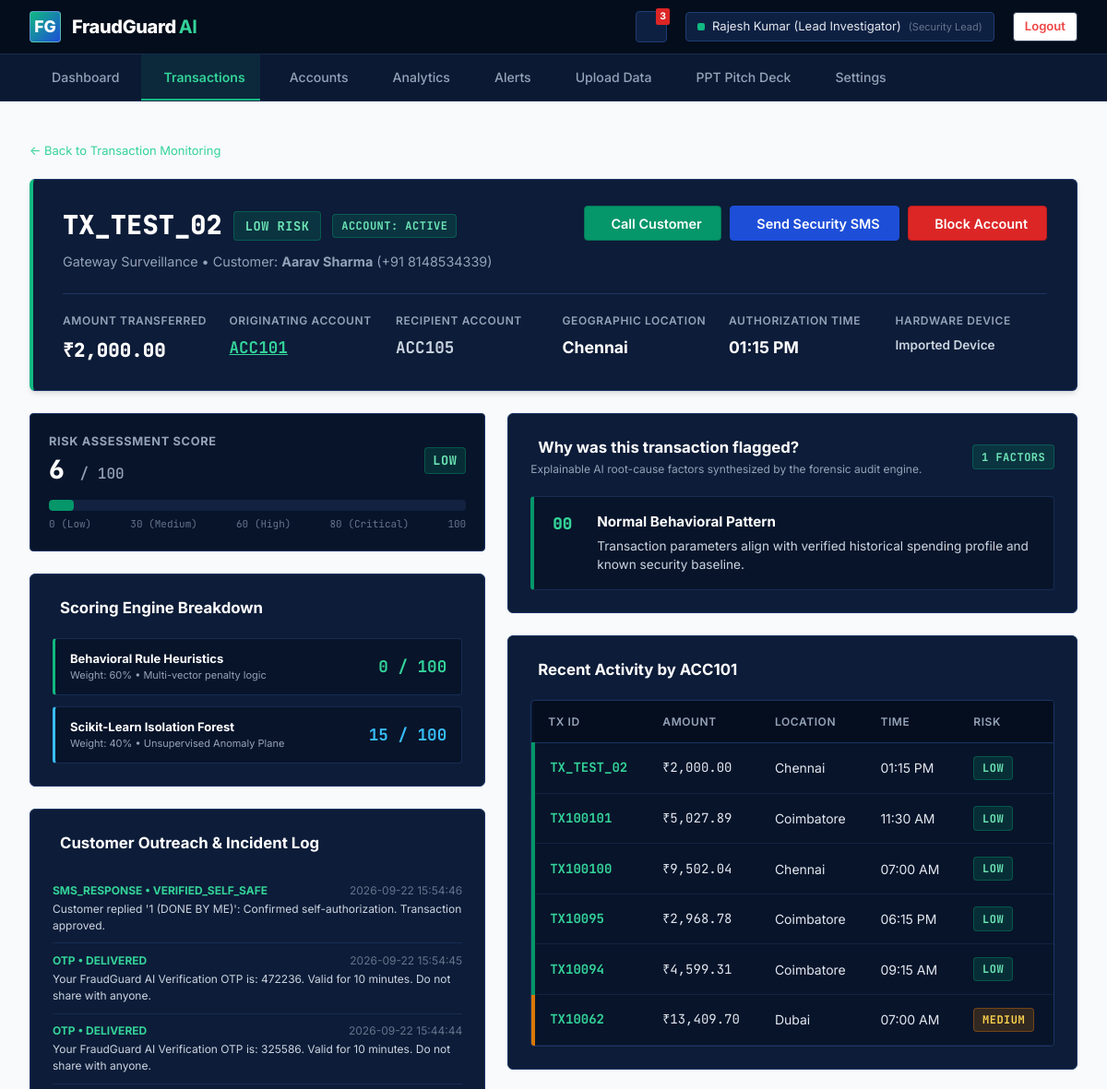
Page /transactions/TX_TEST_02 (signed in, upper part) on the earlier database version.
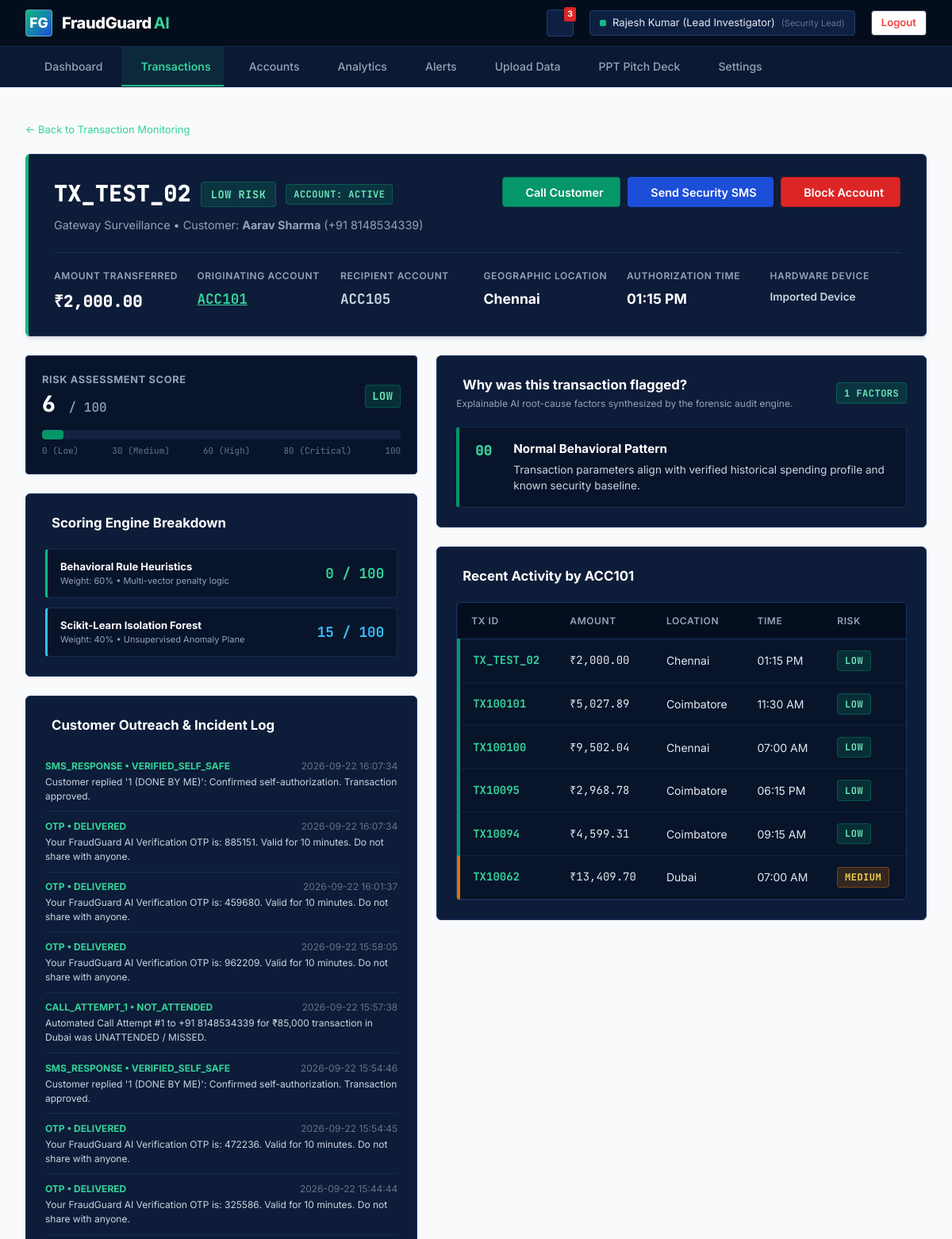
Same page on the later database version.
### tables this page shows
CREATE TABLE transactions (
            id INTEGER PRIMARY KEY AUTOINCREMENT,
            transaction_id TEXT UNIQUE NOT NULL,
            account_id TEXT NOT NULL,
            recipient_account_id TEXT,
            amount REAL NOT NULL,
            avg_amount REAL NOT NULL,
            location TEXT NOT NULL,
            time_str TEXT NOT NULL,
            device TEXT NOT NULL,
            new_device INTEGER DEFAULT 0,
            transactions_10min INTEGER DEFAULT 1,
            rule_score INTEGER DEFAULT 0,
            ml_score INTEGER DEFAULT 0,
            risk_score INTEGER DEFAULT 0,
            risk_level TEXT DEFAULT 'LOW',
            status TEXT DEFAULT 'NORMAL',
            flagged_reasons TEXT DEFAULT '[]',
            created_at TIMESTAMP DEFAULT CURRENT_TIMESTAMP
        );

CREATE TABLE customer_communications (
            id INTEGER PRIMARY KEY AUTOINCREMENT,
            account_id TEXT NOT NULL,
            transaction_id TEXT,
            type TEXT NOT NULL, -- CALL, SMS, WHATSAPP
            recipient_contact TEXT NOT NULL,
            message_content TEXT NOT NULL,
            status TEXT DEFAULT 'DELIVERED', -- SENT, DELIVERED, ANSWERED, CONFIRMED_FRAUD, CONFIRMED_SAFE
            response TEXT,
            created_at TIMESTAMP DEFAULT CURRENT_TIMESTAMP
        );

### app.py (the view)
@app.route('/transactions/<tx_id>')
@login_required
def transaction_details_view(tx_id):
    tx = get_transaction_by_id(tx_id)
    if not tx:
        flash(f'Transaction {tx_id} not found.', 'warning')
        return redirect(url_for('transactions_view'))
    account = get_account_profile(tx['account_id'])
    try:
        flagged_reasons = json.loads(tx['flagged_reasons']) if tx['flagged_reasons'] else []
    except Exception:
        flagged_reasons = []
    account_history = get_transactions_for_account(tx['account_id'])[:6]
    communications = get_communications_for_account(tx['account_id'])
    return render_template(
        'transaction_details.html',
        tx=tx,
        account=dict(account) if account else None,
        reasons=flagged_reasons,
        account_history=account_history,
        communications=communications
    )

### app.py (called while the page is built)
def login_required(f):
    @wraps(f)
    def decorated_function(*args, **kwargs):
        if 'user_id' not in session:
            if request.is_json or request.path.startswith('/api/'):
                return jsonify({'success': False, 'message': 'Authentication required. Please log in.'}), 401
            return redirect(url_for('login_view', next=request.url))
        return f(*args, **kwargs)
    return decorated_function

### database.py (called while the page is built)
def get_db_connection():
    os.makedirs(os.path.dirname(DB_PATH), exist_ok=True)
    conn = sqlite3.connect(DB_PATH, timeout=30.0)
    conn.row_factory = sqlite3.Row
    return conn

def get_account_profile(account_id):
    conn = get_db_connection()
    account = conn.execute('SELECT * FROM accounts WHERE account_id = ?', (account_id,)).fetchone()
    conn.close()
    return account

def get_communications_for_account(account_id):
    conn = get_db_connection()
    rows = conn.execute('SELECT * FROM customer_communications WHERE account_id = ? ORDER BY id DESC', (account_id,)).fetchall()
    conn.close()
    return [dict(r) for r in rows]

### templates/transaction_details.html (shortened to what the changed rows need)
{% extends "base.html" %}
{% block content %}
<div class="app-main-content">
    <div class="dashboard-hero-panel" style="margin-bottom: 1.5rem;">
        <div style="display: flex; justify-content: space-between; align-items: flex-start; flex-wrap: wrap; gap: 1rem;">
            <div>
                <div style="display: flex; align-items: center; gap: 0.75rem; margin-bottom: 0.4rem;">
                    <span class="mono" style="font-size: 1.8rem; font-weight: 800; color: #FFFFFF;">
                        {{ tx.transaction_id }}
                    </span>
                    <span class="risk-tag {{ tx.risk_level.lower() }}" style="font-size: 0.85rem; padding: 0.3rem 0.75rem;">
                        {{ tx.risk_level }} RISK
                    </span>
                    <span id="accountStatusBadge" class="risk-tag {% if account and account.status == 'BLOCKED' %}blocked{% else %}active{% endif %}">
                        ACCOUNT: {{ account.status if account else 'ACTIVE' }}
                    </span>
                </div>
            </div>
        </div>
        <div style="display: grid; grid-template-columns: repeat(6, 1fr); gap: 1rem; margin-top: 1.5rem; padding-top: 1.25rem; border-top: 1px solid #1A3464;">
            <div>
                <div class="metric-label">Amount Transferred</div>
                <div class="mono" style="font-size: 1.3rem; font-weight: 800; color: #FFFFFF;">
                    ₹{{ "{:,.2f}".format(tx.amount) }}
                </div>
            </div>
            <div>
                <div class="mono" style="font-size: 1.1rem; font-weight: 700;">
                    <a href="{{ url_for('account_details_view', account_id=tx.account_id) }}" style="color: #34D399; text-decoration: underline;">
                        {{ tx.account_id }}
                    </a>
                </div>
            </div>
            <div>
                <div class="metric-label">Recipient Account</div>
                <div class="mono" style="font-size: 1.1rem; font-weight: 700; color: #CBD5E1;">
                    {{ tx.recipient_account_id if tx.recipient_account_id else 'ACC105' }}
                </div>
            </div>
            <div>
                <div class="metric-label">Geographic Location</div>
                <div style="font-size: 1.1rem; font-weight: 700; color: #FFFFFF;">
                    {{ tx.location }}
                </div>
            </div>
            <div>
                <div class="metric-label">Authorization Time</div>
                <div style="font-size: 1.1rem; font-weight: 700; color: #FFFFFF;">
                    {{ tx.time_str }}
                </div>
            </div>
            <div>
                <div class="metric-label">Hardware Device</div>
                <div style="font-size: 0.85rem; font-weight: 600; color: #CBD5E1; word-break: break-word;">
                    {{ tx.device }}
                </div>
            </div>
        </div>
    </div>
    <div class="investigation-grid">
        <div>
            <div class="horizontal-risk-bar-container">
                <div class="risk-bar-meta">
                    <div>
                        <div style="font-size: 0.8rem; font-weight: 700; text-transform: uppercase; color: #94A3B8; letter-spacing: 0.05em;">
                            Risk Assessment Score
                        </div>
                        <div class="risk-score-display">
                            {{ tx.risk_score }} <span style="font-size: 1rem; color: #94A3B8; font-weight: 500;">/ 100</span>
                        </div>
                    </div>
                    <span class="risk-tag {{ tx.risk_level.lower() }}" style="font-size: 0.85rem;">
                        {{ tx.risk_level }}
                    </span>
                </div>
            </div>
            <div class="panel-card" style="margin-bottom: 1.5rem;">
                <div style="display: flex; flex-direction: column; gap: 0.75rem;">
                    <div style="background: #08142A; border: 1px solid #162C54; border-left: 3px solid #10B981; border-radius: 4px; padding: 0.75rem 1rem; display: flex; justify-content: space-between; align-items: center;">
                        <div>
                            <div style="font-size: 13px; font-weight: 700; color: #FFFFFF;">Behavioral Rule Heuristics</div>
                            <div style="font-size: 11px; color: #94A3B8;">Weight: 60% &bull; Multi-vector penalty logic</div>
                        </div>
                        <span class="mono" style="font-size: 1.1rem; font-weight: 700; color: #34D399;">
                            {{ tx.rule_score }} / 100
                        </span>
                    </div>
                    <div style="background: #08142A; border: 1px solid #162C54; border-left: 3px solid #38BDF8; border-radius: 4px; padding: 0.75rem 1rem; display: flex; justify-content: space-between; align-items: center;">
                        <div>
                            <div style="font-size: 13px; font-weight: 700; color: #FFFFFF;">Scikit-Learn Isolation Forest</div>
                            <div style="font-size: 11px; color: #94A3B8;">Weight: 40% &bull; Unsupervised Anomaly Plane</div>
                        </div>
                        <span class="mono" style="font-size: 1.1rem; font-weight: 700; color: #38BDF8;">
                            {{ tx.ml_score }} / 100
                        </span>
                    </div>
                </div>
            </div>
            <div class="panel-card">
                <div style="font-size: 12px;">
                    {% for comm in communications %}
                    <div style="padding: 0.6rem 0; border-bottom: 1px solid #162C54;">
                        <div style="display: flex; justify-content: space-between; margin-bottom: 2px;">
                            <strong style="color: #34D399;">{{ comm.type }} &bull; {{ comm.status }}</strong>
                            <span style="color: #64748B;">{{ comm.created_at }}</span>
                        </div>
                        <div style="color: #CBD5E1;">{{ comm.message_content }}</div>
                    </div>
                    {% else %}
                    <div style="color: #94A3B8; padding: 0.5rem 0;">No prior customer outreach recorded for this account.</div>
                    {% endfor %}
                </div>
            </div>
        </div>
        <div>
            <div class="panel-card" style="margin-bottom: 1.5rem;">
                <div class="explainable-reason-list">
                    {% for reason in reasons %}
                    <div class="reason-rect-row {{ reason.severity.lower() if reason.severity else 'high' }}">
                        <span class="reason-index-code">{{ reason.code }}</span>
                        <div>
                            <div class="reason-title">{{ reason.title }}</div>
                            <div class="reason-desc">{{ reason.description }}</div>
                        </div>
                    </div>
                    {% endfor %}
                </div>
            </div>
            <div class="panel-card">
                <div class="panel-header">
                    <h3 class="panel-title">
                         Recent Activity by {{ tx.account_id }}
                    </h3>
                </div>
                <div class="table-responsive-container">
                    <table class="fraud-table">
                        <thead>
                            <tr>
                                <th>Tx ID</th>
                                <th>Amount</th>
                                <th>Location</th>
                                <th>Time</th>
                                <th>Risk</th>
                            </tr>
                        </thead>
                        <tbody>
                            {% for hist in account_history %}
                            <tr class="risk-{{ hist.risk_level.lower() }}">
                                <td class="mono" style="font-weight: 700; color: #34D399;">{{ hist.transaction_id }}</td>
                                <td class="mono">₹{{ "{:,.2f}".format(hist.amount) }}</td>
                                <td>{{ hist.location }}</td>
                                <td>{{ hist.time_str }}</td>
                                <td><span class="risk-tag {{ hist.risk_level.lower() }}">{{ hist.risk_level }}</span></td>
                            </tr>
                            {% endfor %}
                        </tbody>
                    </table>
                </div>
            </div>
        </div>
    </div>
</div>
{% endblock %}

Differences in the rows shown:
added customer_communications: type "SMS_RESPONSE", status "VERIFIED_SELF_SAFE", created_at "2026-09-22 16:07:34", message_content "Customer replied '1 (DONE BY ME)': Confirmed self-authorization. Transaction approved."
added customer_communications: type "OTP", status "DELIVERED", created_at "2026-09-22 16:07:34", message_content "Your FraudGuard AI Verification OTP is: 885151. Valid for 10 minutes. Do not share with anyone."
added customer_communications: type "OTP", status "DELIVERED", created_at "2026-09-22 16:01:37", message_content "Your FraudGuard AI Verification OTP is: 459680. Valid for 10 minutes. Do not share with anyone."
added customer_communications: type "OTP", status "DELIVERED", created_at "2026-09-22 15:58:05", message_content "Your FraudGuard AI Verification OTP is: 962209. Valid for 10 minutes. Do not share with anyone."
added customer_communications: type "CALL_ATTEMPT_1", status "NOT_ATTENDED", created_at "2026-09-22 15:57:38", message_content "Automated Call Attempt #1 to +91 8148534339 for ₹85,000 transaction in Dubai was UNATTENDED / MISSED."
